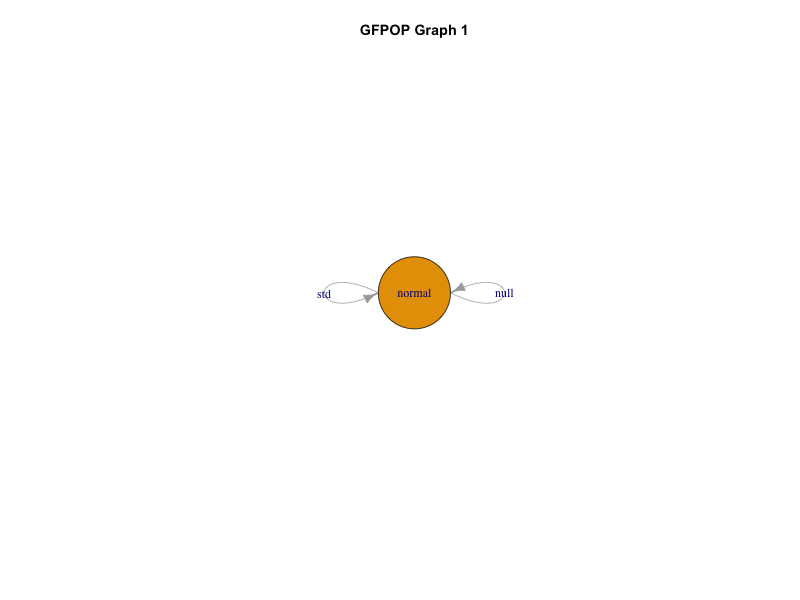

Write R code to recreate this figure.
# graph1.R
# GFPOP test graph 1 using default choices

library(gfpop)
library(igraph)

# Define GFPOP graph
gf_graph <- gfpop::graph(
  gfpop::Edge("normal", "normal", type = "null"),
  gfpop::Edge("normal", "normal", type = "std", penalty = 5)
)

# Convert to igraph
nodes <- unique(c(gf_graph$state1, gf_graph$state2))
edges <- data.frame(
  from  = gf_graph$state1,
  to    = gf_graph$state2,
  label = gf_graph$type,
  stringsAsFactors = FALSE
)
g <- graph_from_data_frame(edges, vertices = data.frame(name=nodes), directed=TRUE)

plot(
  g,
  vertex.size=40,
  vertex.label=V(g)$name,
  edge.label=E(g)$label,
  main="GFPOP Graph 1"
)

desktop_results <- file.path(Sys.getenv("HOME"), "Desktop", "GFPOP_results")
if(!dir.exists(desktop_results)) dir.create(desktop_results)

png(file.path(desktop_results, "graph1.png"), width=800, height=600)
plot(
  g,
  vertex.size=40,
  vertex.label=V(g)$name,
  edge.label=E(g)$label,
  main="GFPOP Graph 1"
)
dev.off()

cat("Graph 1 saved to Desktop/GFPOP_results/graph1.png\n")